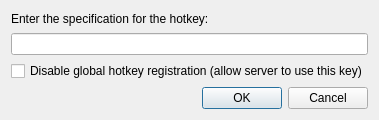
<?xml version="1.0" encoding="UTF-8"?>
<ui version="4.0">
 <class>HotkeyDialog</class>
 <widget class="QDialog" name="HotkeyDialog">
  <property name="geometry">
   <rect>
    <x>0</x>
    <y>0</y>
    <width>344</width>
    <height>120</height>
   </rect>
  </property>
  <property name="windowTitle">
   <string>Hotkey</string>
  </property>
  <layout class="QVBoxLayout">
   <item>
    <widget class="QLabel" name="label">
     <property name="text">
      <string>Enter the specification for the hotkey:</string>
     </property>
    </widget>
   </item>
   <item>
    <widget class="KeySequenceWidget" name="m_pKeySequenceWidgetHotkey"/>
   </item>
   <item>
    <widget class="QCheckBox" name="m_pCheckBoxDisableGlobalHotkeyRegister">
     <property name="text">
      <string>Disable global hotkey registration (allow server to use this key)</string>
     </property>
     <property name="toolTip">
      <string>When enabled, the hotkey will not be registered as a global hotkey with the OS, allowing the server to handle the key normally when focused</string>
     </property>
    </widget>
   </item>
   <item>
    <widget class="QDialogButtonBox" name="buttonBox">
     <property name="orientation">
      <enum>Qt::Horizontal</enum>
     </property>
     <property name="standardButtons">
      <set>QDialogButtonBox::Cancel|QDialogButtonBox::Ok</set>
     </property>
    </widget>
   </item>
  </layout>
 </widget>
 <customwidgets>
  <customwidget>
   <class>KeySequenceWidget</class>
   <extends>QLineEdit</extends>
   <header>widgets/KeySequenceWidget.h</header>
  </customwidget>
 </customwidgets>
 <resources/>
 <connections>
  <connection>
   <sender>buttonBox</sender>
   <signal>accepted()</signal>
   <receiver>HotkeyDialog</receiver>
   <slot>accept()</slot>
   <hints>
    <hint type="sourcelabel">
     <x>248</x>
     <y>254</y>
    </hint>
    <hint type="destinationlabel">
     <x>157</x>
     <y>274</y>
    </hint>
   </hints>
  </connection>
  <connection>
   <sender>buttonBox</sender>
   <signal>rejected()</signal>
   <receiver>HotkeyDialog</receiver>
   <slot>reject()</slot>
   <hints>
    <hint type="sourcelabel">
     <x>316</x>
     <y>260</y>
    </hint>
    <hint type="destinationlabel">
     <x>286</x>
     <y>274</y>
    </hint>
   </hints>
  </connection>
 </connections>
</ui>
